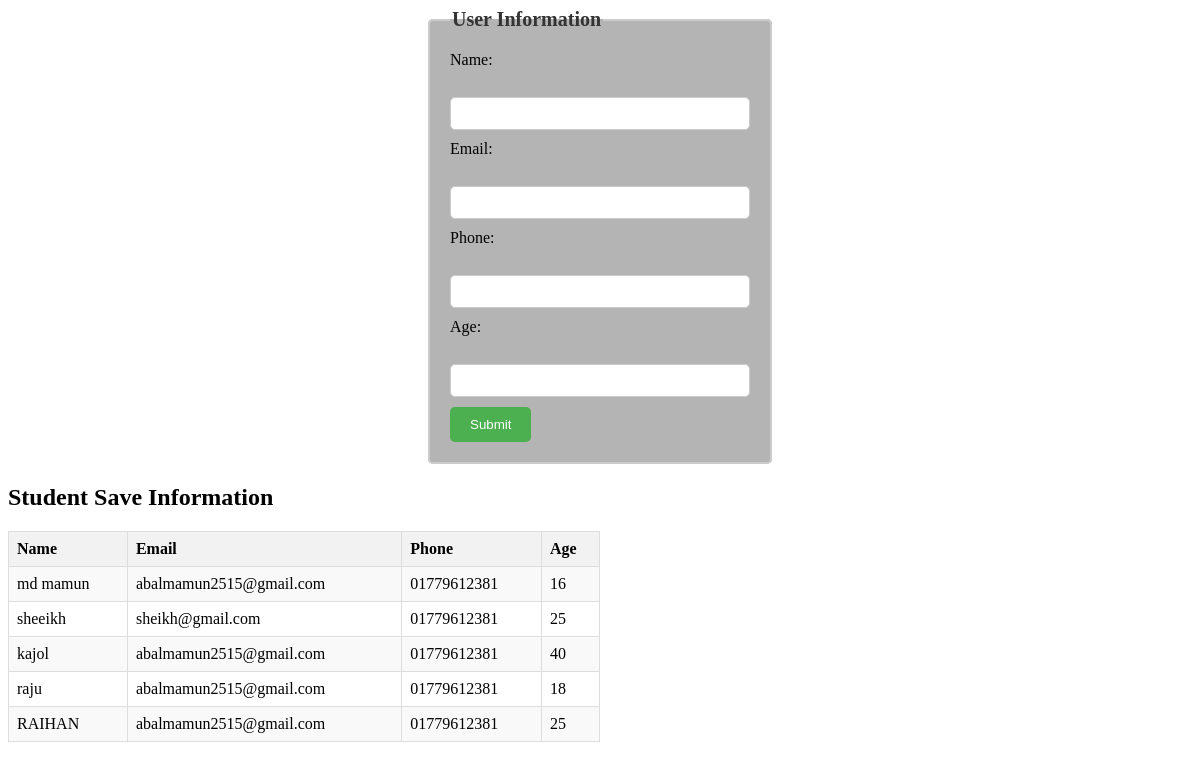
Page /form_with_sql/evidence.php on the committed database.
### tables this page shows
CREATE TABLE `student` (
  `name` varchar(255) NOT NULL,
  `email` varchar(255) NOT NULL,
  `phone` varchar(15) NOT NULL,
  `age` int(11) DEFAULT NULL
);

### form_with_sql/evidence.php (the view, shortened to what this page needs)
<!DOCTYPE html>
<html lang="en">
<head>
</head>
<body>
<fieldset><legend>User Information</legend>
<form method="post">
    <label for="name">Name:</label><br>
    <input type="text" id="name" name="name"><br>
    <label for="email">Email:</label><br>
    <input type="email" id="email" name="email"><br>
    <label for="phone">Phone:</label><br>
    <input type="text" id="phone" name="phone"><br>
    <label for="age">Age:</label><br>
    <input type="text" id="age" name="age"><br>
    <input type="submit" name="submit" value="Submit">
</form>
</fieldset>
<?php
$hostname = "localhost";
$username = "root";
$password = "";
$database = "student_dairy";
$table = "student";
$conn = new mysqli($hostname, $username, $password, $database);
$sql = "SELECT * FROM $table";
$result = $conn->query($sql);
if ($result->num_rows > 0) {
    echo "<h2>Student Save Information</h2>";
    echo "<table>";
    echo "<tr><th>Name</th><th>Email</th><th>Phone</th><th>Age</th></tr>";
    while($row = $result->fetch_assoc()) {
        echo "<tr><td>".$row["name"]."</td><td>".$row["email"]."</td><td>".$row["phone"]."</td><td>".$row["age"]."</td></tr>";
    }
    echo "</table>";
} else {
    echo "No data found";
}
?>
</body>
</html>

### form_with_sql/evidence.php (style rules this page uses)
table { border-collapse: collapse; width: 50%; margin-top: 20px; }
th, td { border: 1px solid #dddddd; text-align: left; padding: 8px; }
th { background-color: #f2f2f2; }
tr:nth-child(even) { background-color: #f9f9f9; }
fieldset { border: 2px solid #ccc; border-radius: 5px; padding: 20px; width: 300px; margin: 0 auto; background-color:rgb(180, 180, 180); }
legend { font-size: 20px; font-weight: bold; color: #333; }
label { display: block; margin-bottom: 10px; }
input[type="text"], input[type="email"] { width: 100%; padding: 8px; margin-bottom: 10px; border: 1px solid #ccc; border-radius: 5px; box-sizing: border-box; }
input[type="submit"] { background-color: #4CAF50; color: white; padding: 10px 20px; border: none; border-radius: 5px; cursor: pointer; }

### rows in the picture
student: name "md mamun", email "abalmamun2515@gmail.com", phone "01779612381", age "16"
student: name "sheeikh", email "sheikh@gmail.com", phone "01779612381", age "25"
student: name "kajol", email "abalmamun2515@gmail.com", phone "01779612381", age "40"
student: name "raju", email "abalmamun2515@gmail.com", phone "01779612381", age "18"
student: name "RAIHAN", email "abalmamun2515@gmail.com", phone "01779612381", age "25"
